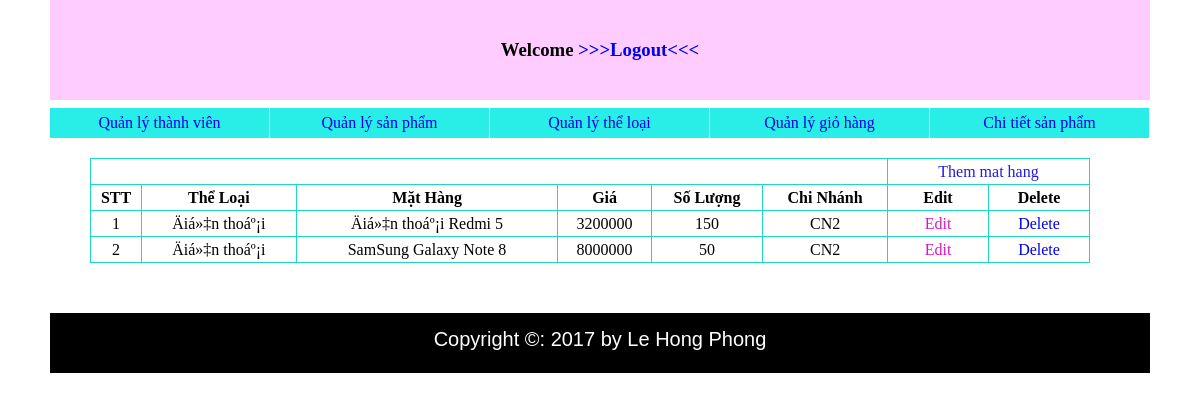
/Demo/adminCN2/list_mathang.php, run on the app's committed database.
### tables this page shows
CREATE TABLE `items` (
  `items_id` int(10) UNSIGNED NOT NULL,
  `name` varchar(255) NOT NULL,
  `image` varchar(500) NOT NULL,
  `introduce` text NOT NULL,
  `price` int(20) NOT NULL,
  `quantity` int(25) NOT NULL,
  `branch` varchar(10) NOT NULL,
  `cate_id` int(10) NOT NULL
);

CREATE TABLE `category` (
  `cate_id` int(10) UNSIGNED NOT NULL,
  `cate_title` varchar(20) NOT NULL
);

### Demo/adminCN2/list_mathang.php (the view, shortened to what this page needs)
<?php
    require("templates/header.php");
 ?>
	<div id="wrapper">
		<table>
			<tr>
				<td colspan="6"></td>
				<td colspan="2" ><a href="add_item.php" style="color:#211CE4">Them mat hang</a></td>
			</tr>
			<tr>
				<td style="width: 50px" ><b>STT</b></td>
				<td><b>Thể Loại</b></td>
				<td><b>Mặt Hàng</b></td>
				<td><b>Giá</b></td>
				<td><b>Số Lượng</b></td>
				<td><b>Chi Nhánh</b></td>
				<td style="width: 100px"><b>Edit</b></td>
				<td style="width: 100px"><b>Delete</b></td>
			</tr>
			<?php
			$dem=1;
			require("../library/config.php");
			$result= mysqli_query($conn,"select a.items_id,a.name,b.cate_title,a.price, a.quantity,a.branch from items as a, category as b where a.cate_id = b.cate_id AND a.branch='CN2'");
			while( $data = mysqli_fetch_assoc($result)){
			echo "<tr>";
			echo "<td>$dem</td>";
			echo "<td>$data[cate_title]</td>";
			echo "<td>$data[name]</td>";
			echo "<td>$data[price]</td>";
			echo "<td>$data[quantity]</td>";
			echo "<td>$data[branch]</td>";
			echo "<td><a href='edit_item.php?id=$data[items_id]' style='color:#DE13C4'>Edit</a></td>";
		    echo "<td><a href='del_item.php?id=$data[items_id]' onclick='return show_confirm();'> Delete</a></td>";
			echo "</tr>";
			$dem++;
		    }
			?>
		</table>
	</div>
	<?php
    require("templates/footer.php");
 ?>

### Demo/adminCN2/style.css (style rules this page uses)
* { padding: 0px; margin: 0px; }
body { width: 1100px; margin: auto; }
a { text-decoration: none; }
#wrapper table { margin-left: 40px; border-collapse: collapse; margin-top:50px; width:1000px; text-align: center; }
#wrapper table tr { border: 1px solid #1CD8C4; line-height: 25px; }
#wrapper table td { border: 1px solid #1CD8C4; }

### data on the page
items: cate.cate_title "Äiá»‡n thoáº¡i", name "Äiá»‡n thoáº¡i Redmi 5", price "3200000", quantity "150", branch "CN2"
items: cate.cate_title "Äiá»‡n thoáº¡i", name "SamSung Galaxy Note 8", price "8000000", quantity "50", branch "CN2"
